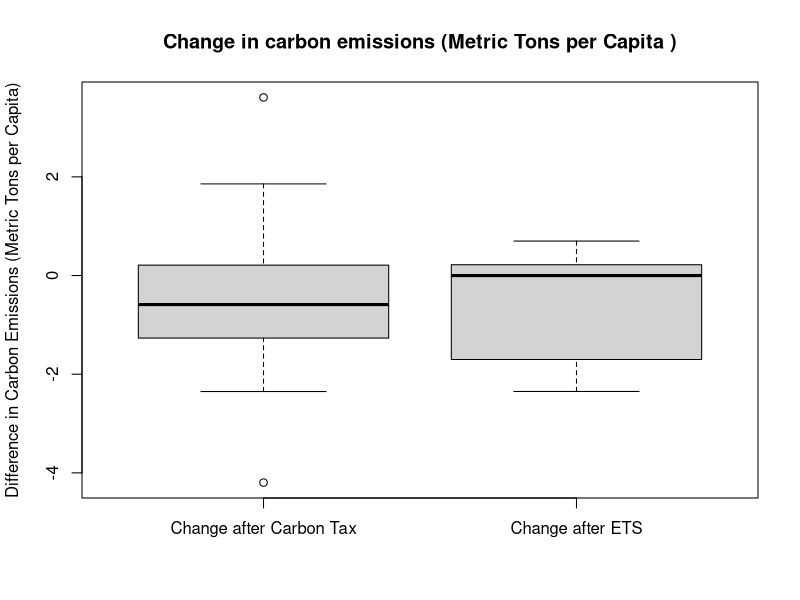

The R source for this figure:
#sidebyside boxplot

emissionstrading<-read.csv("emissionstrading.csv",header=TRUE)

carbontax<-read.csv("carbontax.csv",header=TRUE)

boxplot(carbontax$Difference.Population,emissionstrading$Difference.Population, names=c("Change after Carbon Tax","Change after ETS"), main="Change in carbon emissions (Metric Tons per Capita )", ylab="Difference in Carbon Emissions (Metric Tons per Capita)")

#ttest

t.test(carbontax$Difference.Population,emissionstrading$Difference.Population)

